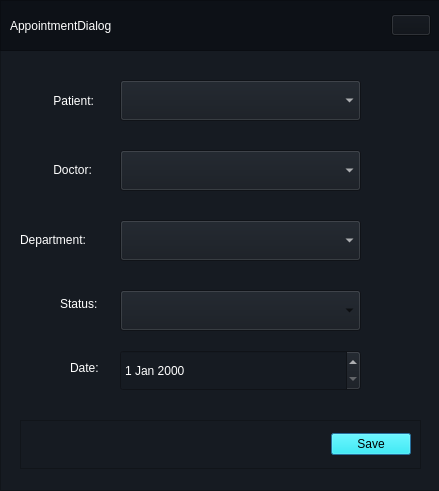
<?xml version="1.0" encoding="UTF-8"?>
<ui version="4.0">
 <class>AppointmentDialog</class>
 <widget class="QDialog" name="AppointmentDialog">
  <property name="geometry">
   <rect>
    <x>0</x>
    <y>0</y>
    <width>439</width>
    <height>491</height>
   </rect>
  </property>
  <property name="windowTitle">
   <string>Dialog</string>
  </property>
  <property name="styleSheet">
   <string notr="true">background-color: rgb(0, 0, 0);</string>
  </property>
  <widget class="QFrame" name="frame">
   <property name="geometry">
    <rect>
     <x>0</x>
     <y>0</y>
     <width>441</width>
     <height>491</height>
    </rect>
   </property>
   <property name="styleSheet">
    <string notr="true">background-color: #161B22;</string>
   </property>
   <property name="frameShape">
    <enum>QFrame::Shape::StyledPanel</enum>
   </property>
   <property name="frameShadow">
    <enum>QFrame::Shadow::Raised</enum>
   </property>
   <widget class="QFrame" name="frame_2">
    <property name="geometry">
     <rect>
      <x>20</x>
      <y>420</y>
      <width>401</width>
      <height>49</height>
     </rect>
    </property>
    <property name="styleSheet">
     <string notr="true">background-color: #161B22;</string>
    </property>
    <property name="frameShape">
     <enum>QFrame::Shape::StyledPanel</enum>
    </property>
    <property name="frameShadow">
     <enum>QFrame::Shadow::Raised</enum>
    </property>
    <layout class="QHBoxLayout" name="horizontalLayout_2">
     <item>
      <spacer name="horizontalSpacer">
       <property name="orientation">
        <enum>Qt::Orientation::Horizontal</enum>
       </property>
       <property name="sizeHint" stdset="0">
        <size>
         <width>292</width>
         <height>20</height>
        </size>
       </property>
      </spacer>
     </item>
     <item>
      <widget class="QPushButton" name="saveButton">
       <property name="styleSheet">
        <string notr="true">color: rgb(0, 0, 0);
font: 700 12pt &quot;Segoe UI&quot;;
background-color: #00F6FF;</string>
       </property>
       <property name="text">
        <string>Save</string>
       </property>
      </widget>
     </item>
    </layout>
   </widget>
   <widget class="QFrame" name="frame_3">
    <property name="geometry">
     <rect>
      <x>0</x>
      <y>0</y>
      <width>441</width>
      <height>51</height>
     </rect>
    </property>
    <property name="styleSheet">
     <string notr="true">background-color: #0D1117;</string>
    </property>
    <property name="frameShape">
     <enum>QFrame::Shape::StyledPanel</enum>
    </property>
    <property name="frameShadow">
     <enum>QFrame::Shadow::Raised</enum>
    </property>
    <layout class="QHBoxLayout" name="horizontalLayout">
     <item>
      <widget class="QLabel" name="label_10">
       <property name="styleSheet">
        <string notr="true">font: 14pt &quot;Segoe UI&quot;;
color: rgb(255, 255, 255);</string>
       </property>
       <property name="text">
        <string>AppointmentDialog</string>
       </property>
      </widget>
     </item>
     <item>
      <spacer name="horizontalSpacer_2">
       <property name="orientation">
        <enum>Qt::Orientation::Horizontal</enum>
       </property>
       <property name="sizeHint" stdset="0">
        <size>
         <width>207</width>
         <height>20</height>
        </size>
       </property>
      </spacer>
     </item>
     <item>
      <widget class="QPushButton" name="cancelButton">
       <property name="styleSheet">
        <string notr="true">:hover {
    background-color: #FF4444;    /* خلفية حمراء صريحة */

}</string>
       </property>
       <property name="text">
        <string/>
       </property>
       <property name="icon">
        <iconset resource="resources.qrc">
         <normaloff>:/img/x.svg</normaloff>:/img/x.svg</iconset>
       </property>
      </widget>
     </item>
    </layout>
   </widget>
   <widget class="QLabel" name="data">
    <property name="geometry">
     <rect>
      <x>70</x>
      <y>360</y>
      <width>49</width>
      <height>16</height>
     </rect>
    </property>
    <property name="styleSheet">
     <string notr="true">font: 12pt &quot;Segoe UI&quot;;
color: rgb(255, 255, 255);</string>
    </property>
    <property name="text">
     <string>Date:</string>
    </property>
   </widget>
   <widget class="QLabel" name="doctor">
    <property name="geometry">
     <rect>
      <x>40</x>
      <y>160</y>
      <width>71</width>
      <height>20</height>
     </rect>
    </property>
    <property name="styleSheet">
     <string notr="true">font: 12pt &quot;Segoe UI&quot;;
color: rgb(255, 255, 255);</string>
    </property>
    <property name="text">
     <string>    Doctor:</string>
    </property>
   </widget>
   <widget class="QLabel" name="department">
    <property name="geometry">
     <rect>
      <x>20</x>
      <y>230</y>
      <width>91</width>
      <height>20</height>
     </rect>
    </property>
    <property name="styleSheet">
     <string notr="true">font: 12pt &quot;Segoe UI&quot;;
color: rgb(255, 255, 255);</string>
    </property>
    <property name="text">
     <string>Department:</string>
    </property>
   </widget>
   <widget class="QDateEdit" name="dateEdit">
    <property name="geometry">
     <rect>
      <x>120</x>
      <y>350</y>
      <width>241</width>
      <height>41</height>
     </rect>
    </property>
    <property name="styleSheet">
     <string notr="true">background-color: #161B22;
color: rgb(255, 255, 255);
font: 11pt &quot;Segoe UI&quot;;</string>
    </property>
   </widget>
   <widget class="QComboBox" name="comboBoxDept">
    <property name="geometry">
     <rect>
      <x>120</x>
      <y>220</y>
      <width>241</width>
      <height>41</height>
     </rect>
    </property>
    <property name="styleSheet">
     <string notr="true">background-color: #161B22;
color: rgb(255, 255, 255);
font: 11pt &quot;Segoe UI&quot;;</string>
    </property>
   </widget>
   <widget class="QComboBox" name="comboBoxDoctor">
    <property name="geometry">
     <rect>
      <x>120</x>
      <y>150</y>
      <width>241</width>
      <height>41</height>
     </rect>
    </property>
    <property name="styleSheet">
     <string notr="true">background-color: #161B22;
color: rgb(255, 255, 255);
font: 11pt &quot;Segoe UI&quot;;</string>
    </property>
   </widget>
   <widget class="QLabel" name="Patient">
    <property name="geometry">
     <rect>
      <x>50</x>
      <y>90</y>
      <width>61</width>
      <height>21</height>
     </rect>
    </property>
    <property name="styleSheet">
     <string notr="true">font: 12pt &quot;Segoe UI&quot;;
color: rgb(255, 255, 255);</string>
    </property>
    <property name="text">
     <string> Patient:</string>
    </property>
   </widget>
   <widget class="QComboBox" name="comboBoxPatient">
    <property name="geometry">
     <rect>
      <x>120</x>
      <y>80</y>
      <width>241</width>
      <height>41</height>
     </rect>
    </property>
    <property name="styleSheet">
     <string notr="true">background-color: #161B22;
color: rgb(255, 255, 255);
font: 11pt &quot;Segoe UI&quot;;</string>
    </property>
   </widget>
   <widget class="QLabel" name="label">
    <property name="geometry">
     <rect>
      <x>60</x>
      <y>290</y>
      <width>61</width>
      <height>27</height>
     </rect>
    </property>
    <property name="styleSheet">
     <string notr="true">font: 12pt &quot;Segoe UI&quot;;
color: rgb(255, 255, 255);</string>
    </property>
    <property name="text">
     <string>Status:</string>
    </property>
   </widget>
   <widget class="QComboBox" name="comboBoxStatus">
    <property name="geometry">
     <rect>
      <x>120</x>
      <y>290</y>
      <width>241</width>
      <height>41</height>
     </rect>
    </property>
    <property name="layoutDirection">
     <enum>Qt::LayoutDirection::LeftToRight</enum>
    </property>
   </widget>
  </widget>
 </widget>
 <resources>
  <include location="resources.qrc"/>
 </resources>
 <connections/>
</ui>
